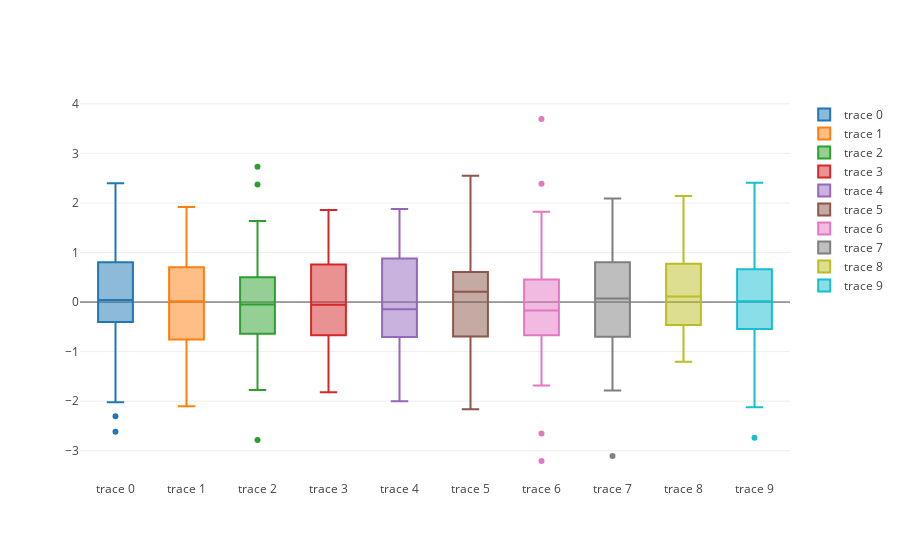

Notebook source saved alongside this figure:
### Code cell
iplot([Box(y = np.random.randn(50), showlegend=True) for i in range(10)], show_link=False)
